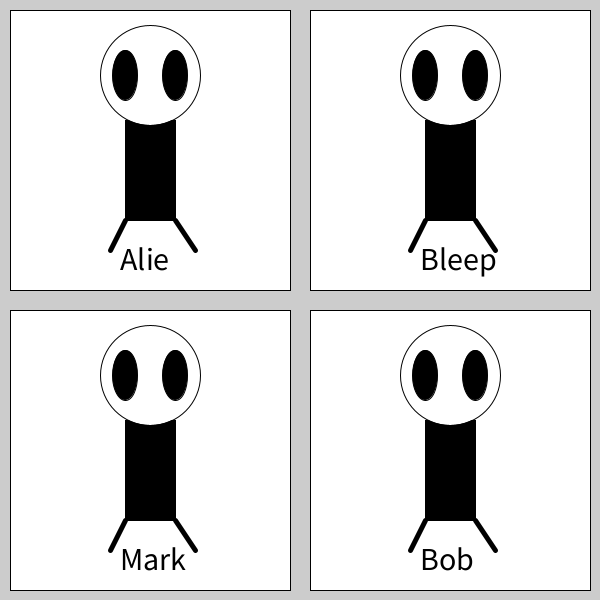
Frame 1 (no input)
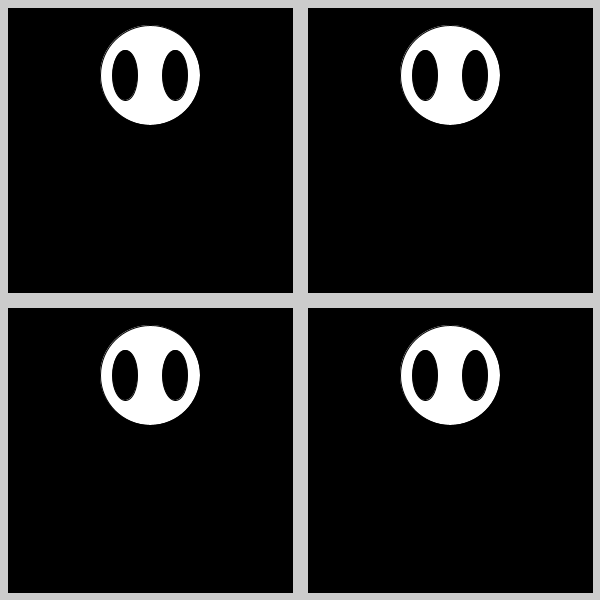
Frame 2 (the mouse pressed at the canvas centre, redrawn once)

The Processing sketch that drew these frames (run headless with seeded random() and noise(); the mouse was pressed at the canvas centre and the sketch redrawn once):

// Processing sketch: Alien
// ── Alien.pde
void setup(){
  size (600,600);
  noLoop();
}

void draw(){

  // make frame behind alien
  frameFunction(0,0);
  frameFunction(300,0);
  
  frameFunction(0,300);
  frameFunction(300,300);
  
  pushMatrix();
  Alien();
  textSize(32);
  text("Alie", 120, 270);
  popMatrix();
  
  pushMatrix();
  translate(300,0);
  textSize(32);
  text("Bleep", 120, 270);
  Alien();
  popMatrix();
  
  pushMatrix();
  translate(0,300);
  textSize(32);
  text("Mark", 120, 270);
  Alien();
  popMatrix();
  
  pushMatrix();
  translate(300,300);
  textSize(32);
  text("Bob", 120, 270);
  Alien();
  popMatrix();

}


void frameFunction(int x, int y ){
  rect(10+x,10+y,280,280);
  

}

void Alien()
{
  strokeWeight(1);
  
  // make body and color black
  fill(0,0,0);
  rect(125,120,50,100);
  
  // make head and color white
  fill(255,255,255);
  circle(150,75,100);
  
  // make eys and color black
  fill(0,0,0);
  ellipse(125, 75, 25, 50);
  ellipse(175, 75, 25, 50);
  
  //make legs and thick
  strokeWeight(5);
  line(125,220,110,250);
  line(175,220,195,250);
 
}
